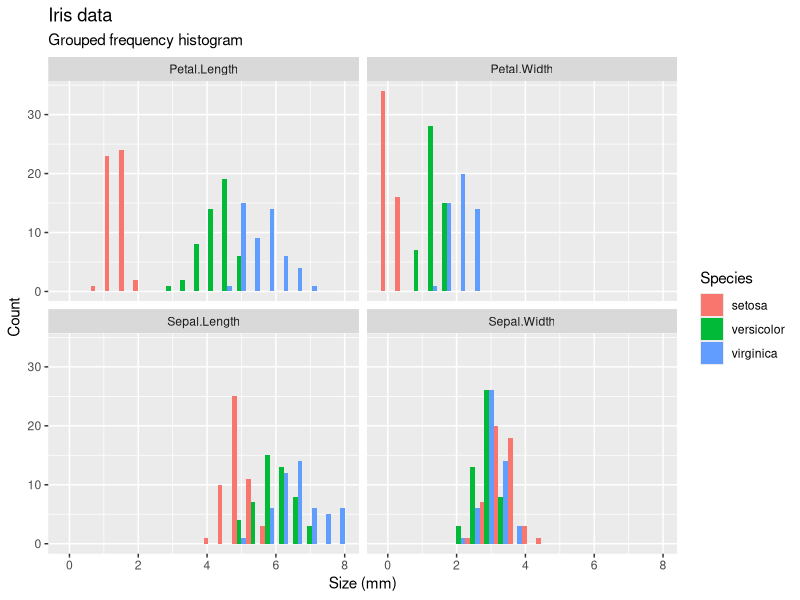
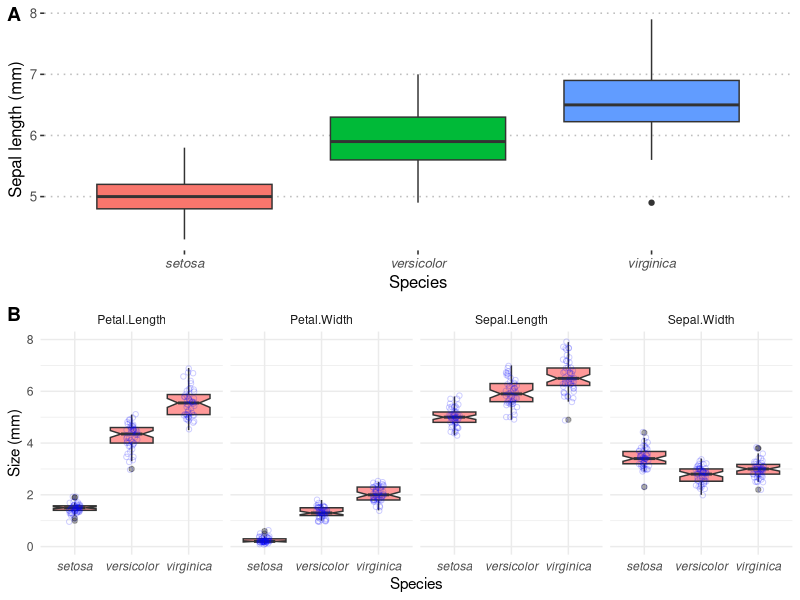
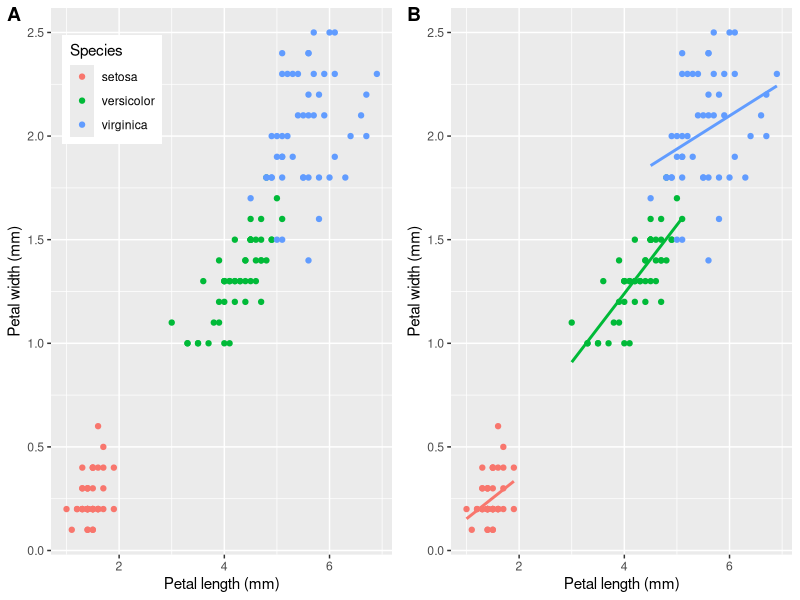
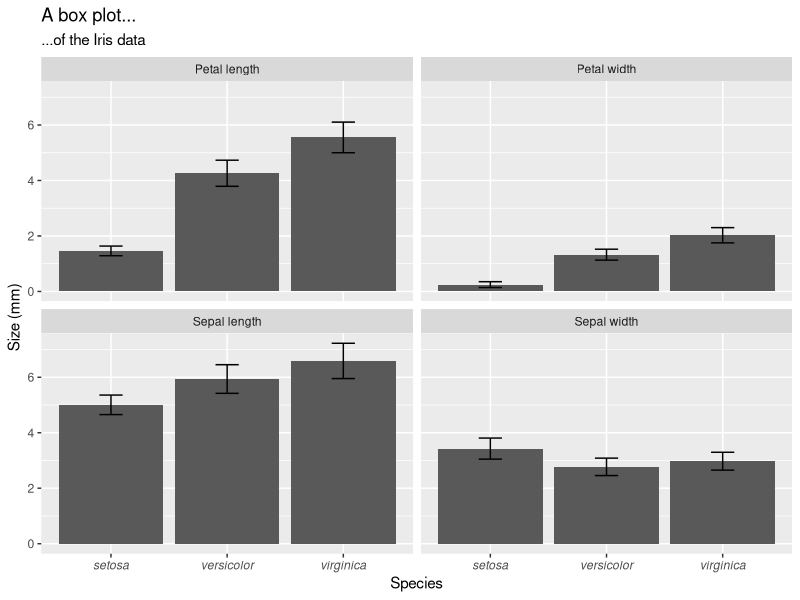
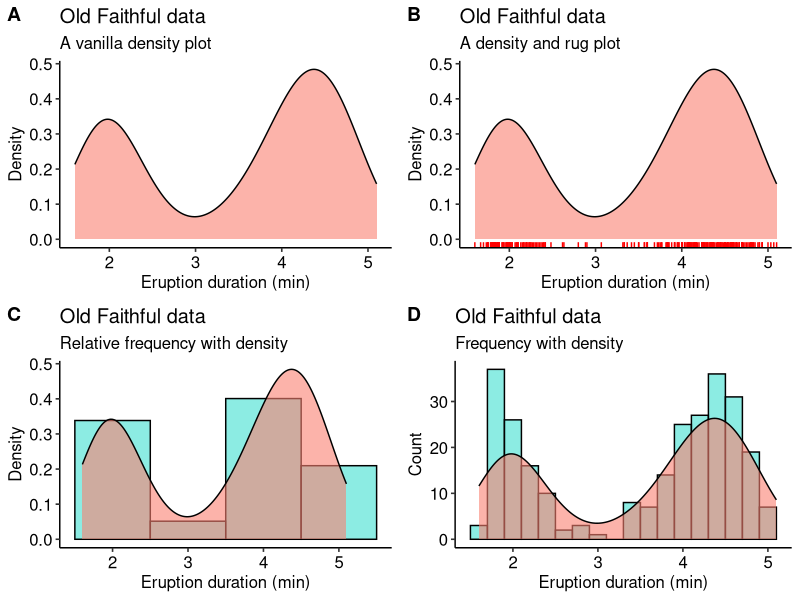
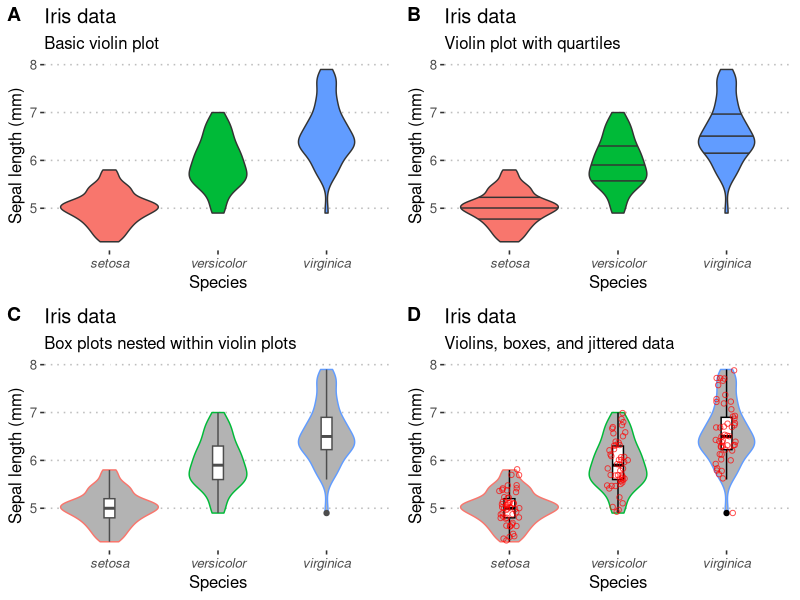

These charts were generated, in order, by the following R code:
## ---- chunk 1
knitr::opts_chunk$set(
  comment = "R>",
  warning = FALSE,
  message = FALSE
)
## ---- chunk 2
library(tidyverse)
library(ggpubr)
library(RColorBrewer)
## ---- chunk 3
# the numerical summary produced by a piped series of functions;
# create a summary of the data (i.e. number of replicates per species)
# used for (A), (B) and (C), below
iris.cnt <- iris %>%
  count(Species) %>% # automagically creates a column, n, with the counts
  mutate(prop = n / sum(n)) # creates the relative proportion of each species
iris.cnt
## ---- chunk 4

## ---- chunk 5
# first we make long data
iris.long <- iris %>% 
  gather(key = "variable", value = "size", -Species)

ggplot(data = iris.long, aes(x = size)) +
  geom_histogram(position = "dodge", # ommitting this creates a stacked histogram
                 colour = NA, bins = 20,
                 aes(fill = Species)) +
  facet_wrap(~variable) +
  labs(title = "Iris data",
       subtitle = "Grouped frequency histogram",
       x = "Size (mm)",
       y = "Count")
## ---- chunk 6
plt1 <- ggplot(data = iris, aes(x = Species, y = Sepal.Length, fill = Species)) +
  geom_boxplot(show.legend = FALSE, notch = FALSE) + theme_pubclean() +
  labs(y = "Sepal length (mm)") +
  theme(axis.text.x = element_text(face = "italic"))

plt2 <- ggplot(data = iris.long, aes(x = Species, y = size)) +
  geom_boxplot(fill = "red", alpha = 0.4, notch = TRUE) +
  geom_jitter(width = 0.1, shape = 21, colour = "blue", fill = NA, alpha = 0.2) +
  facet_wrap(~variable, nrow = 1) +
  labs(y = "Size (mm)") + theme_minimal() +
  theme(axis.text.x = element_text(face = "italic"))

ggarrange(plt1, plt2, nrow = 2, ncol = 1, labels = "AUTO")
## ---- chunk 7
plt1 <- ggplot(data = iris, aes(x = Petal.Length, y = Petal.Width, colour = Species)) +
  geom_point() +
  labs(x = "Petal length (mm)", y = "Petal width (mm)") +
  theme(legend.position = c(0.18, 0.85))

plt2 <- ggplot(data = iris, aes(x = Petal.Length, y = Petal.Width, colour = Species)) +
  geom_point(show.legend = FALSE) +
  labs(x = "Petal length (mm)", y = "Petal width (mm)") +
  geom_smooth(method = "lm", se = FALSE, show.legend = FALSE)

ggarrange(plt1, plt2, ncol = 2, nrow = 1, labels = "AUTO")
## ---- chunk 8
# first make nice labels for the facets because the default ones
# in the dataframe are not so nice; use the `labeller()` function
# to receive the new variable names defined here
facet.names <- c(Petal.Length = "Petal length",
                 Petal.Width = "Petal width",
                 Sepal.Length = "Sepal length",
                 Sepal.Width = "Sepal width")

# start with the `iris.long` long data that were produced above
# we create summaries of mean and SD and squirt it directly
# into the ggplot functions
iris.long %>% 
  group_by(Species, variable) %>%
  summarise(mean.size = mean(size),
            sd.size = sd(size)) %>%
  ggplot(aes(x = Species, y = mean.size)) +
  geom_bar(stat = "identity") +
  geom_errorbar(aes(ymin = mean.size - sd.size, ymax = mean.size + sd.size), width = 0.2) +
  facet_wrap(~variable, labeller = labeller(variable = facet.names)) +
  labs(y = "Size (mm)", title = "A box plot...", subtitle = "...of the Iris data") +
  theme(axis.text.x = element_text(face = "italic"))
## ---- chunk 9
# a normal density graph
dens1 <- ggplot(data = faithful, aes(x = eruptions)) +
  geom_density(colour = "black", fill = "salmon", alpha = 0.6) +
  labs(title = "Old Faithful data",
       subtitle = "A vanilla density plot",
       x = "Eruption duration (min)",
       y = "Density") + theme_pubr()

# a density and rug plot combo
dens2 <- ggplot(data = faithful, aes(x = eruptions)) +
  geom_density(colour = "black", fill = "salmon", alpha = 0.6) +
  geom_rug(colour = "red") +
  labs(title = "Old Faithful data",
       subtitle = "A density and rug plot",
       x = "Eruption duration (min)",
       y = "Density") + theme_pubr()

# a relative frequency histogram overlayed with a density plot
dens3 <- ggplot(data = faithful, aes(x = eruptions)) +
  geom_histogram(aes(y = ..density..),
                 position = 'identity', binwidth = 1,
                 colour = "black", fill = "turquoise", alpha = 0.6) +
  geom_density(colour = "black", fill = "salmon", alpha = 0.6) +
  labs(title = "Old Faithful data",
       subtitle = "Relative frequency with density",
       x = "Eruption duration (min)",
       y = "Density") + theme_pubr()

# a normal frequency histogram with density overlayed
# note that the density curve must be adjusted by
# the number of data points times the bin width
dens4 <- ggplot(data = faithful, aes(x = eruptions)) +
  geom_histogram(aes(y = ..count..),
                 binwidth = 0.2, colour = "black", fill = "turquoise", alpha = 0.6) +
  geom_density(aes(y = ..density.. * nrow(datasets::faithful) * 0.2), position = "identity",
               colour = "black", fill = "salmon", alpha = 0.6) +
  labs(title = "Old Faithful data",
       subtitle = "Frequency with density",
       x = "Eruption duration (min)",
       y = "Count") + theme_pubr()

ggarrange(dens1, dens2, dens3, dens4, ncol = 2, nrow = 2, labels = "AUTO")
## ---- chunk 10
# A basic violin plot
vio1 <- ggplot(data = iris, aes(x = Species, y = Sepal.Length, fill = Species)) +
  geom_violin() + 
  theme_pubclean() + theme(legend.position = "none") +
  labs(title = "Iris data",
       subtitle = "Basic violin plot", y = "Sepal length (mm)") +
  theme(axis.text.x = element_text(face = "italic"))

# Aviolin plot showing the quartiles as lines
vio2 <- ggplot(data = iris, aes(x = Species, y = Sepal.Length, fill = Species)) +
  geom_violin(show.legend = FALSE, draw_quantiles = c(0.25, 0.5, 0.75)) + 
  theme_pubclean() + theme(legend.position = "none") +
  labs(title = "Iris data",
       subtitle = "Violin plot with quartiles", y = "Sepal length (mm)") +
  theme(axis.text.x = element_text(face = "italic"))

# Box plots nested within violin plots
vio3 <- ggplot(data = iris, aes(x = Species, y = Sepal.Length, colour = Species)) +
  geom_violin(fill = "grey70") + 
  geom_boxplot(width = 0.1, colour = "grey30", fill = "white") +
  theme_pubclean() + theme(legend.position = "none") +
  labs(title = "Iris data",
       subtitle = "Box plots nested within violin plots", y = "Sepal length (mm)") +
  theme(axis.text.x = element_text(face = "italic"))

# Boxes in violins with the raw data jittered about
vio4 <- ggplot(data = iris, aes(x = Species, y = Sepal.Length, colour = Species)) +
  geom_violin(fill = "grey70") + 
  geom_boxplot(width = 0.1, colour = "black", fill = "white") +
  geom_jitter(shape = 1, width = 0.1, colour = "red", alpha = 0.7, fill = NA) +
  theme_pubclean() + theme(legend.position = "none") +
  labs(title = "Iris data",
       subtitle = "Violins, boxes, and jittered data", y = "Sepal length (mm)") +
  theme(axis.text.x = element_text(face = "italic"))

ggarrange(vio1, vio2, vio3, vio4, ncol = 2, nrow = 2, labels = "AUTO")
